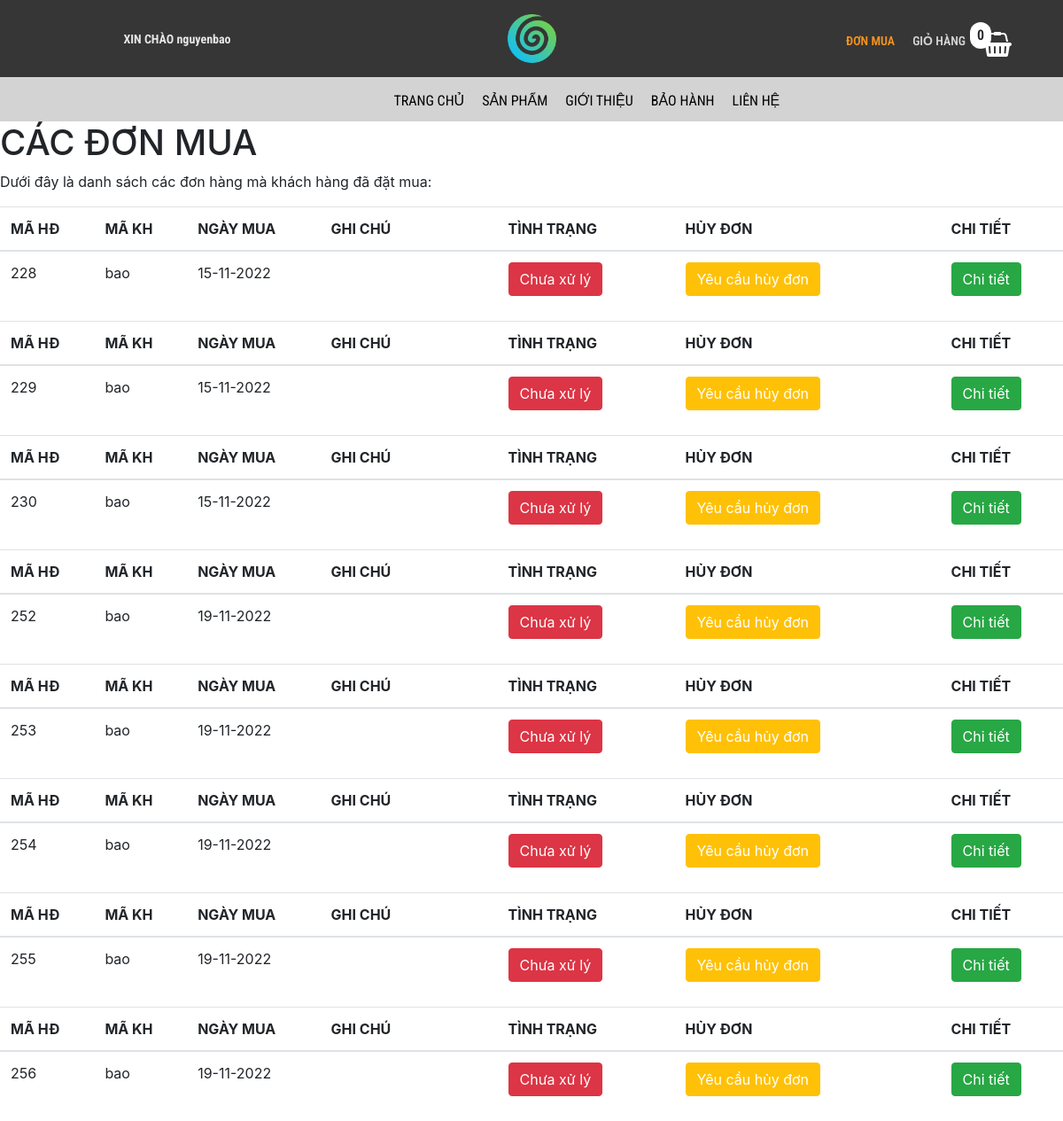
/trang-chinh/don-mua.php (signed in), run on the app's committed database.
### tables this page shows
CREATE TABLE `hoa_don` (
  `ma_hd` int(11) NOT NULL,
  `ngay_mua` varchar(20) NOT NULL,
  `ghi_chu` varchar(50) NOT NULL,
  `tinh_trang` varchar(20) NOT NULL DEFAULT '0',
  `ma_kh` varchar(50) NOT NULL,
  `thanh_toan` varchar(50) NOT NULL,
  `huy_don` int(11) NOT NULL,
  `ly_do` varchar(255) NOT NULL,
  `ma_ql` varchar(20) NOT NULL
);

### trang-chinh/don-mua.php (the view, shortened to what this page needs)
<!DOCTYPE html>
<html lang="en">
<head>
    <link rel="stylesheet" href="https://maxcdn.bootstrapcdn.com/bootstrap/4.0.0/css/bootstrap.min.css">
    <link rel="stylesheet" href="../../bigshoes/css/chi-tiet-sp/products.css">
    <link rel="stylesheet" href="../../bigshoes/css/chi-tiet-sp/plugin/css/owl.carousel.min.css">
    <link rel="stylesheet" href="../../bigshoes/css/chi-tiet-sp/plugin/css/owl.theme.default.min.css">
    <link rel="stylesheet" href="https://cdnjs.cloudflare.com/ajax/libs/font-awesome/4.7.0/css/font-awesome.min.css">
</head>
<body>
    <div class="container-fluid">
        <div class="row">
            <div class="col-md-4" style="background-color: rgb(54, 54, 54);text-align: center">
                <div class="login">
                    <?php
                    if (!isset($_SESSION['user'])) {
                    ?>
                        <a href="../../bigshoes/tai-khoan/dang-nhap.php">
                            <p><strong>ĐĂNG NHẬP / ĐĂNG KÍ</strong></p>
                        </a>
                    <?php } else { ?>
                        <a href="../../bigshoes/tai-khoan/thong-tin-tk.php">
                            <p><strong>XIN CHÀO <?= $_SESSION['user']['ho_ten'] ?></strong></p>
                        </a>
                    <?php } ?>
                </div>
            </div>
            <div class="col-md-4" style="background-color: rgb(54, 54, 54);text-align: center">
                <div class="logo">
                    <a href="index.php"><img src="../css/danh-sach-sp/img/TBT.png" alt="anh"></a>
                </div>
            </div>
            <div class="col-md-4" style="background-color: rgb(54, 54, 54);text-align: center">
                <div class="giohang" style="position: reletive;">
                    <?php
                    $sll = 0;
                    ?>
                    <span style="position: absolute;padding:3px 8px;background-color:#fff;border-radius:50px;left:295px;top:25px;"><?= $sll ?></span>
                    <ul>
                        <li style="list-style: none;">
                            <p style="font-size: 14px;">
                                <a href="don-mua.php" style="text-decoration:none;color:#f7941d;">ĐƠN MUA</a>
                            </p>
                        </li>
                        <li style="list-style: none;">
                            <p style="color: rgb(212, 212, 212);font-size: 14px;">GIỎ HÀNG</p>
                        </li>
                        <a href="danh-sach-gio-hang.php">
                            <li style="list-style: none;">
                                <i class="fa fa-shopping-basket" style="font-size:28px;color:rgb(255, 255, 255)"></i>
                            </li>
                        </a>
                    </ul>
                </div>
            </div>
        </div>
    </div>
    <div class="container-fluid">
        <div class="row">
            <div class="col-md-12" style="background-color: rgb(211, 211, 211);">
                <div class="nav">
                    <ul>
                        <li><a href="index.php">TRANG CHỦ</a></li>
                        <li><a href="danh-sach-sp.php">SẢN PHẨM</a></li>
                        <li><a href="gioi-thieu.php">GIỚI THIỆU</a></li>
                        <li><a href="bao-hanh.php">BẢO HÀNH</a></li>
                        <li><a href="lien-he.php">LIÊN HỆ</a></li>
                    </ul>
                </div>
            </div>
        </div>
    </div>
    <div id="page-wrapper">
        <div class="header">
            <div class="page-header">
                <h1>CÁC ĐƠN MUA</h1>
                <p>Dưới đây là danh sách các đơn hàng mà khách hàng đã đặt mua: </p>
                <?php
                if (isset($_SESSION['user'])) {
                    $conn = mysqli_connect('localhost', 'root', '', 'bigshoes');
                    $result1 = mysqli_query($conn, "SELECT * FROM hoa_don WHERE ma_kh = '" . $_SESSION['user']['ma_kh'] . "'");
                    while ($value = $result1->fetch_assoc()) {
                ?>
                        <table class="table table-hover">
                            <thead>
                                <tr>
                                    <th>MÃ HĐ</th>
                                    <th>MÃ KH</th>
                                    <th>NGÀY MUA</th>
                                    <th style="width:200px">GHI CHÚ</th>
                                    <th style="width:200px">TÌNH TRẠNG</th>
                                    <th style="width:300px">HỦY ĐƠN</th>
                                    <th>CHI TIẾT</th>
                                </tr>
                            </thead>
                            <tbody>
                                <tr>
                                    <td><?= $value['ma_hd'] ?></td>
                                    <td><?= $value['ma_kh'] ?></td>
                                    <td><?= $value['ngay_mua'] ?></td>
                                    <td><?= $value['ghi_chu'] ?></td>
                                    <td>
                                        <a href="thanh-toan-gio-hang.php?ma_hd=<?= $value['ma_hd'] ?>">
                                            <?php
                                            if ($value['tinh_trang'] == 0) {
                                                echo '<button class="btn btn-danger name="thanh_toan">';
                                                echo "Chưa xử lý";
                                            } else {
                                                echo '<button class="btn btn-primary name ="thanh_toan">';
                                                echo "Đã xử lý";
                                            }
                                            ?>
                                            </button></a>
                                    </td>
                                    <td>
                                        <a href="huy-don-hang.php?ma_hd=<?= $value['ma_hd'] ?>">
                                            <?php
                                            if ($value['huy_don'] == 0) {
                                            ?>
                                                <button class="btn btn-warning text-white" name="thanh_toan" id="myBtn">Yêu cầu hủy đơn</button>
                                            <?php
                                            } else if ($value['huy_don'] == 1) {
                                                echo '<button class="btn btn-info text-white name ="thanh_toan">';
                                                echo "Chờ xác nhận";
                                            }
                                            ?>
                                        </a>
                                    </td>
                                    <td><a href="chi-tiet-don-mua.php?ma_hd=<?= $value['ma_hd'] ?>"><button class="btn btn-success">Chi tiết</button></a></td>
                                </tr>
                        <?php }
                } ?>
                            </tbody>
                        </table>
            </div>
        </div>
    </div>
</body>
</html>

### css/chi-tiet-sp/products.css (style rules this page uses)
* { margin: 0px; padding: 0px; box-sizing: border-box; }
.login p { margin-top: 34px; color: rgb(230, 230, 230); font-size: 14px; font-family: "Roboto Condensed", sans-serif; }
.logo { padding: 13px; }
.logo img { width: 61px; }
.nav { position: relative; width: 100%; height: 50px; background-color: rgb(211, 211, 211); font-family: "Roboto Condensed", sans-serif; }
.nav ul { position: absolute; top: 0; left: 35%; }
.nav ul li { float: left; list-style: none; margin-left: 20px; font-family: "Roboto Condensed", sans-serif; font-size: 16px; margin-top: 15px; }
.nav ul li a { text-decoration: none; color: black; }
.giohang { font-weight: 600; margin-left: 120px; font-family: "Roboto Condensed", sans-serif; }
.giohang ul li { float: left; margin-left: 20px; margin-top: 20px; }

### data on the page
hoa_don: ma_hd "228", ma_kh "bao", ngay_mua "15-11-2022", tinh_trang "Chưa xử lý", huy_don "Yêu cầu hủy đơn"
hoa_don: ma_hd "229", ma_kh "bao", ngay_mua "15-11-2022", tinh_trang "Chưa xử lý", huy_don "Yêu cầu hủy đơn"
hoa_don: ma_hd "230", ma_kh "bao", ngay_mua "15-11-2022", tinh_trang "Chưa xử lý", huy_don "Yêu cầu hủy đơn"
hoa_don: ma_hd "252", ma_kh "bao", ngay_mua "19-11-2022", tinh_trang "Chưa xử lý", huy_don "Yêu cầu hủy đơn"
hoa_don: ma_hd "253", ma_kh "bao", ngay_mua "19-11-2022", tinh_trang "Chưa xử lý", huy_don "Yêu cầu hủy đơn"
hoa_don: ma_hd "254", ma_kh "bao", ngay_mua "19-11-2022", tinh_trang "Chưa xử lý", huy_don "Yêu cầu hủy đơn"
hoa_don: ma_hd "255", ma_kh "bao", ngay_mua "19-11-2022", tinh_trang "Chưa xử lý", huy_don "Yêu cầu hủy đơn"
hoa_don: ma_hd "256", ma_kh "bao", ngay_mua "19-11-2022", tinh_trang "Chưa xử lý", huy_don "Yêu cầu hủy đơn"

### other printed values
$_SESSION['user']['ho_ten'] "nguyenbao"
$sll "0"
